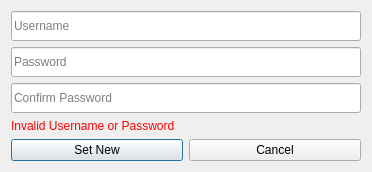
<?xml version="1.0" encoding="UTF-8"?>
<ui version="4.0">
 <class>dialogDbLogin</class>
 <widget class="QDialog" name="dialogDbLogin">
  <property name="windowModality">
   <enum>Qt::WindowModal</enum>
  </property>
  <property name="geometry">
   <rect>
    <x>0</x>
    <y>0</y>
    <width>372</width>
    <height>162</height>
   </rect>
  </property>
  <property name="windowTitle">
   <string>NEW DB CREDENTIALS</string>
  </property>
  <property name="windowIcon">
   <iconset resource="custom.qrc">
    <normaloff>:/icons/images/icons/database.png</normaloff>:/icons/images/icons/database.png</iconset>
  </property>
  <layout class="QVBoxLayout" name="verticalLayout">
   <item>
    <widget class="QLineEdit" name="lineEditUsername">
     <property name="minimumSize">
      <size>
       <width>0</width>
       <height>30</height>
      </size>
     </property>
     <property name="placeholderText">
      <string>Username</string>
     </property>
    </widget>
   </item>
   <item>
    <widget class="QLineEdit" name="lineEditPassword">
     <property name="minimumSize">
      <size>
       <width>0</width>
       <height>30</height>
      </size>
     </property>
     <property name="echoMode">
      <enum>QLineEdit::Password</enum>
     </property>
     <property name="placeholderText">
      <string>Password</string>
     </property>
    </widget>
   </item>
   <item>
    <widget class="QLineEdit" name="lineEdit">
     <property name="minimumSize">
      <size>
       <width>0</width>
       <height>30</height>
      </size>
     </property>
     <property name="placeholderText">
      <string>Confirm Password</string>
     </property>
    </widget>
   </item>
   <item>
    <widget class="QLabel" name="labelError">
     <property name="styleSheet">
      <string notr="true">#labelError{color: rgb(255, 0, 0);}</string>
     </property>
     <property name="text">
      <string>Invalid Username or Password</string>
     </property>
    </widget>
   </item>
   <item>
    <layout class="QHBoxLayout" name="horizontalLayout">
     <item>
      <widget class="QPushButton" name="pushButtonLogin">
       <property name="text">
        <string>Set New</string>
       </property>
      </widget>
     </item>
     <item>
      <widget class="QPushButton" name="pushButtonCancel">
       <property name="text">
        <string>Cancel</string>
       </property>
      </widget>
     </item>
    </layout>
   </item>
  </layout>
 </widget>
 <resources>
  <include location="custom.qrc"/>
 </resources>
 <connections/>
</ui>
